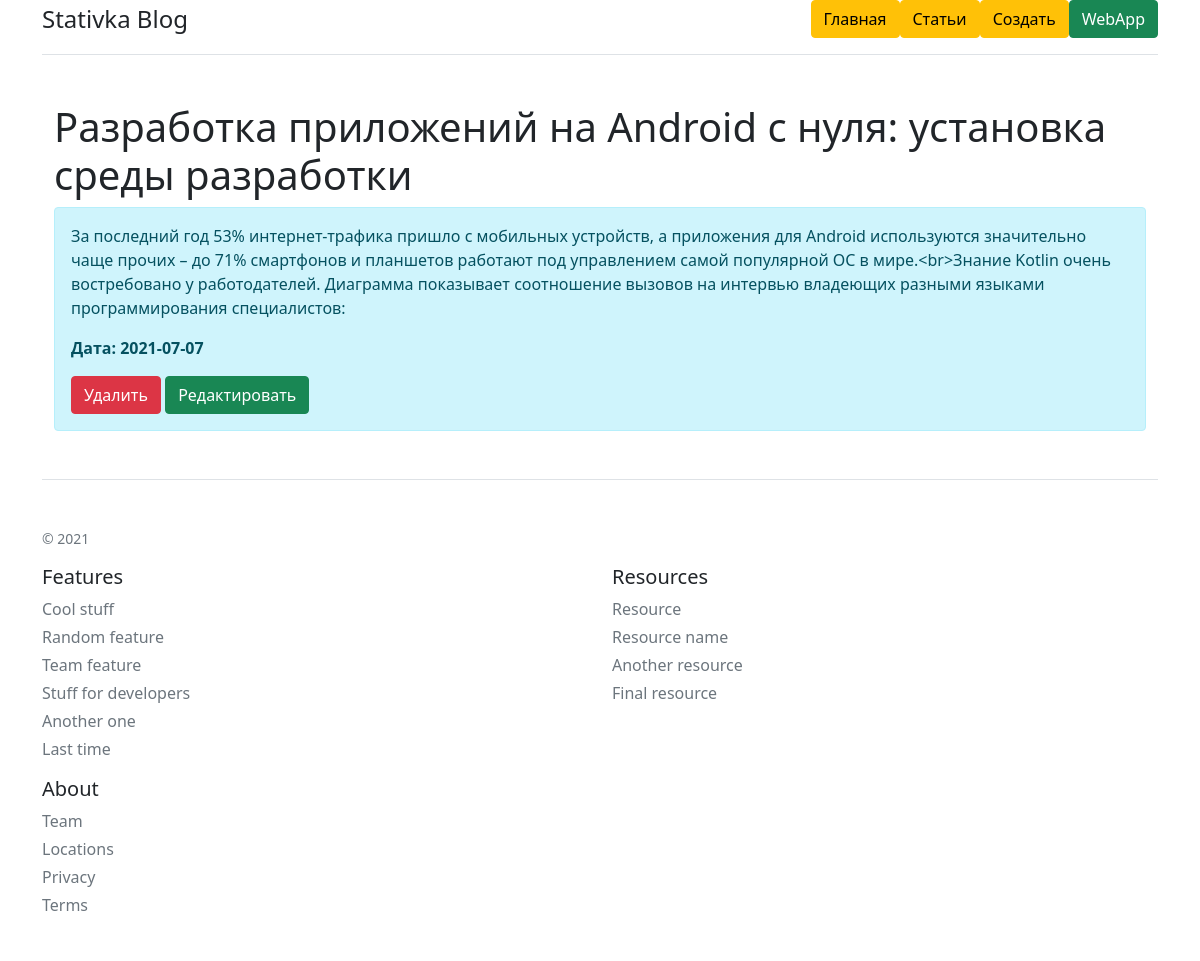
/posts/1, run on the app's committed database.
### app.py (models this page shows, shortened)
class Article(db.Model):
    id = db.Column(db.Integer, primary_key=True)
    title = db.Column(db.String(100), nullable=False)
    intro = db.Column(db.String(300), nullable=False)
    text = db.Column(db.Text, nullable=False)
    date = db.Column(db.DateTime, default=datetime.utcnow)

### app.py (the view)
@app.route('/posts/<int:id>')
def post_detail(id):
    article = Article.query.get(id)
    return render_template("post_detail.html", article=article)

### templates/post_detail.html (shortened to what this page needs)
{% extends 'base.html' %}
{% block body %}
    <div class="container mt-5">
        <h1>{{ article.title}}</h1>
        <div class="alert alert-info">
            <p>{{ article.text.replace('\r\n', '<br>').format("Content-Type: text/html") }}</p>
            <p><b>Дата: {{ article.date.date() }}</b></p>
            <a href="/posts/{{ article.id }}/delete" class="btn btn-danger">Удалить</a>
            <a href="/posts/{{ article.id }}/update" class="btn btn-success">Редактировать</a>
        </div>
    </div>
{% endblock %}

### data on the page
Article: title "Разработка приложений на Android с нуля: установка среды разработки", text.replace "За последний год 53% интернет-трафика пришло с мобильных устройств, а приложения для Android используются значительно чаще прочих – до 71% смартфонов и планшетов работают под управлением самой популярной ОС в мире.<br>Знание Kotlin очень востребовано у работодателей. Диаграмма показывает соотношение вызовов на интервью владеющих разными языками программирования специалистов:", date "2021-07-07"
